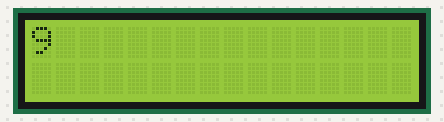
Simulated run of this sketch. Board: Arduino Uno, built with avr-gcc and run on an emulated ATmega328P. Shown: 16×2 character LCD. Wiring (inferred from the names in the program): character LCD (HD44780): RS pin 8; E pin 9; data pin 4, pin 5, pin 6, pin 7.

Above: at 0.1 s.
At 2.1 s:
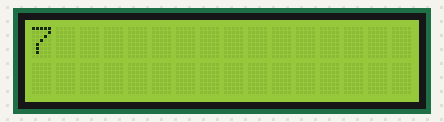
At 3.1 s:
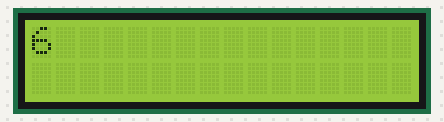
At 4.1 s:
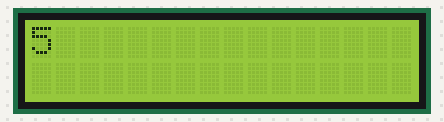
At 6.1 s:
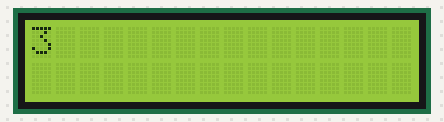
At 9.2 s:
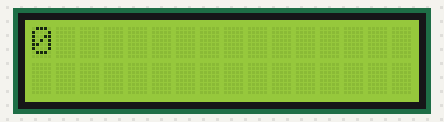

Measured:
- by itself, everything shown: repeats every 10.1 s, in 10 steps
- what the display in image 1 shows lasts 1.0 s, from 2.1 s to 3.1 s

The sketch:

ab.ino
```cpp
#include <avr/io.h>
#include <util/delay.h>

// Control Pins on Port B (Arduino Uno Pins 8 & 9)
#define RS (1 << PORTB0)  // Digital Pin 8
#define EN (1 << PORTB1)  // Digital Pin 9

// Data Pins D4–D7 on Port D (Arduino Uno Pins 4, 5, 6, 7) -> Mask 0xF0

void lcd_pulse_enable(void) {
    PORTB |= EN;
    _delay_us(1);
    PORTB &= ~EN;
    _delay_ms(2);
}

void lcd_send_nibble(uint8_t nibble) {
    PORTD = (PORTD & 0x0F) | (nibble & 0xF0);
    lcd_pulse_enable();
}

void lcd_command(uint8_t cmd) {
    PORTB &= ~RS;               // RS = 0 for Command
    lcd_send_nibble(cmd);       // Send upper nibble
    lcd_send_nibble(cmd << 4);  // Send lower nibble
}

void lcd_data(uint8_t data) {
    PORTB |= RS;                // RS = 1 for Data
    lcd_send_nibble(data);      // Send upper nibble
    lcd_send_nibble(data << 4); // Send lower nibble
}

void lcd_init(void) {
    DDRB |= (RS | EN);  // Set RS and EN as outputs
    DDRD |= 0xF0;       // Set PD4–PD7 as outputs
    _delay_ms(20);      // LCD power-on delay

    lcd_command(0x02);  // Initialize 4-bit mode
    lcd_command(0x28);  // 4-bit, 2 lines, 5x7 matrix
    lcd_command(0x0C);  // Display ON, Cursor OFF
    lcd_command(0x06);  // Increment cursor
    lcd_command(0x01);  // Clear display
    _delay_ms(2);
}

int main(void) {
    lcd_init();

    while (1) {
        // Countdown from 9 down to 0 using a signed integer (int8_t)
        for (int8_t num = 9; num >= 0; num--) {
            lcd_command(0x80);        // Set cursor to Row 1, Column 1
            lcd_data(num + '0');      // Convert digit to ASCII character
            _delay_ms(1000);          // 1-second delay per count
        }
    }

    return 0;
}
```
